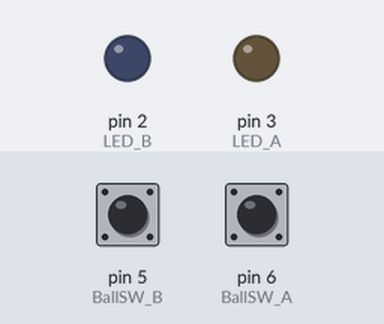
A sketch run on a simulated Arduino Uno, built with avr-gcc and run on an emulated ATmega328P. Parts: output pins drawn as LEDs (lit = HIGH). Dashed ring = blinking. The test bench sets the inputs (shaded band); at power-on: pin 5 (BallSW_B) HIGH, pin 6 (BallSW_A) HIGH.

Above: at 1.2 s.
1.3 s: pin 5 (BallSW_B) pulled LOW for 0.15 s
At 1.9 s:
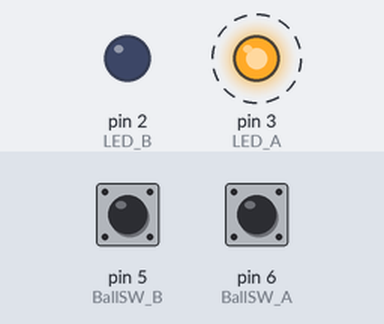
4.3 s: pin 5 (BallSW_B) pulled LOW for 1 s
At 4.75 s:
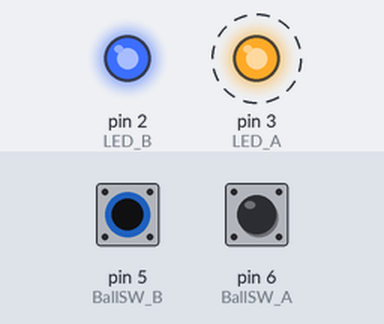
7.3 s: pin 6 (BallSW_A) pulled LOW for 3.2 s
12.0 s: pin 5 (BallSW_B) pulled LOW for 3.2 s
At 12.4 s:
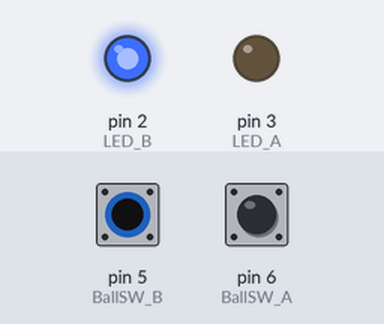
Timing chart, 0 to 17.7 s (numbered marks = the images above; inputs shaded):
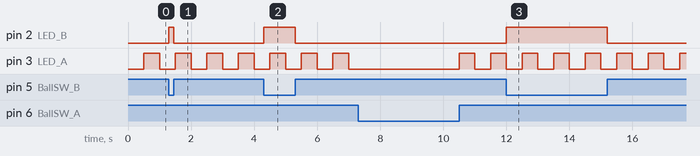

The sketch:

8______LED_________.ino
```cpp
int LED_A = 3;
int LED_B = 2;
int BallSW_A = 6;
int BallSW_B = 5;

const unsigned long blinkInterval = 500; // 깜박임 주기 (500ms)
unsigned long lastBlinkTime = 0;
bool ledAState = false;

void setup() {
    pinMode(LED_A, OUTPUT);
    pinMode(LED_B, OUTPUT);
    pinMode(BallSW_A, INPUT_PULLUP);
    pinMode(BallSW_B, INPUT_PULLUP);

    // LED 상태 초기화
    digitalWrite(LED_A, LOW);
}

void loop() {
    // 기울어졌다면
    if (digitalRead(BallSW_A) == HIGH) {
        unsigned long currentTime = millis();   // 현재 시간 기록

        // 마지막 깜박임으로부터 500ms가 지났다면
        if (currentTime - lastBlinkTime >= blinkInterval) {
            // LED 상태 변경
            ledAState = !ledAState;
            digitalWrite(LED_A, (ledAState ? HIGH : LOW));    // 깜박

            // 마지막으로 '깜박' 한 시간 업데이트
            lastBlinkTime = currentTime;
        }
    } else {
        // 안 기울어졌다면 -> LED 끄기
        digitalWrite(LED_A, LOW);
        ledAState = false;
    }

    // 기본 버전
    if(digitalRead(BallSW_B) == LOW) {
        digitalWrite(LED_B, HIGH);
    } else {
        digitalWrite(LED_B, LOW);
    }

}
```

Measured:
- after the input at 1.3 s, pin 2 (LED_B): LOW → HIGH at once, → LOW 0.15 s later
- after the input at 4.3 s, pin 2 (LED_B): LOW → HIGH at once, → LOW 1.0 s later
- after the input at 12.0 s, pin 2 (LED_B): LOW → HIGH at once, → LOW 3.2 s later
- by itself, pin 3 (LED_A): alternates HIGH for 0.50 s and LOW for 0.50 s
